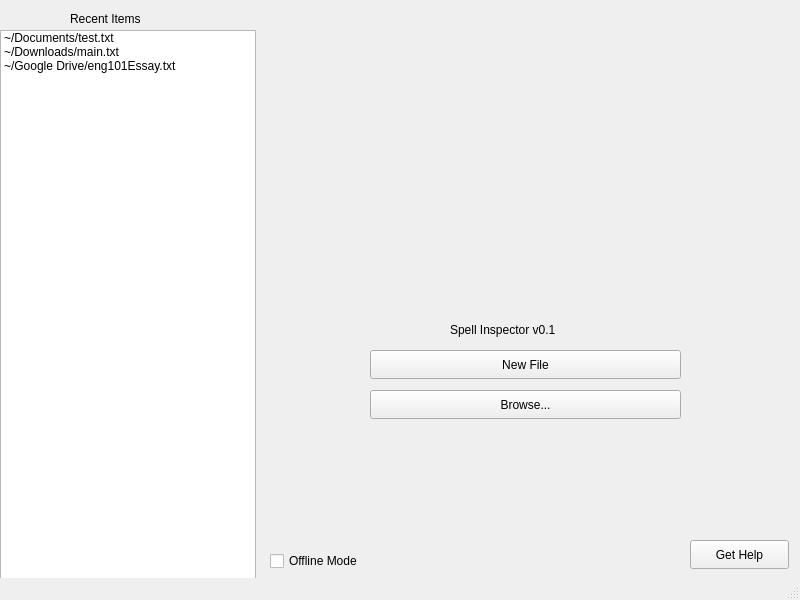
<?xml version="1.0" encoding="UTF-8"?>
<ui version="4.0">
 <class>MainWindow</class>
 <widget class="QMainWindow" name="MainWindow">
  <property name="geometry">
   <rect>
    <x>0</x>
    <y>0</y>
    <width>800</width>
    <height>600</height>
   </rect>
  </property>
  <property name="windowTitle">
   <string>Spell Inspector</string>
  </property>
  <property name="windowIcon">
   <iconset resource="Welcome.qrc">
    <normaloff>:/newPrefix/WhatsApp Image 2018-06-28 at 14.19.44.jpeg</normaloff>:/newPrefix/WhatsApp Image 2018-06-28 at 14.19.44.jpeg</iconset>
  </property>
  <widget class="QWidget" name="centralwidget">
   <widget class="QListWidget" name="listWidget">
    <property name="geometry">
     <rect>
      <x>0</x>
      <y>30</y>
      <width>256</width>
      <height>591</height>
     </rect>
    </property>
    <property name="maximumSize">
     <size>
      <width>16777215</width>
      <height>591</height>
     </size>
    </property>
    <item>
     <property name="text">
      <string>~/Documents/test.txt</string>
     </property>
    </item>
    <item>
     <property name="text">
      <string>~/Downloads/main.txt</string>
     </property>
    </item>
    <item>
     <property name="text">
      <string>~/Google Drive/eng101Essay.txt</string>
     </property>
    </item>
    <item>
     <property name="text">
      <string/>
     </property>
    </item>
   </widget>
   <widget class="QLabel" name="label">
    <property name="geometry">
     <rect>
      <x>70</x>
      <y>10</y>
      <width>251</width>
      <height>17</height>
     </rect>
    </property>
    <property name="text">
     <string>Recent Items</string>
    </property>
   </widget>
   <widget class="QLabel" name="label_2">
    <property name="geometry">
     <rect>
      <x>370</x>
      <y>0</y>
      <width>311</width>
      <height>311</height>
     </rect>
    </property>
    <property name="text">
     <string>&lt;html&gt;&lt;head/&gt;&lt;body&gt;&lt;p&gt;&lt;img src=&quot;:/newPrefix/WhatsApp Image 2018-06-28 at 14.19.44.jpeg&quot;/&gt;&lt;/p&gt;&lt;/body&gt;&lt;/html&gt;</string>
    </property>
   </widget>
   <widget class="QLabel" name="label_3">
    <property name="geometry">
     <rect>
      <x>450</x>
      <y>320</y>
      <width>331</width>
      <height>20</height>
     </rect>
    </property>
    <property name="text">
     <string>Spell Inspector v0.1</string>
    </property>
   </widget>
   <widget class="QPushButton" name="pushButton">
    <property name="geometry">
     <rect>
      <x>370</x>
      <y>350</y>
      <width>311</width>
      <height>29</height>
     </rect>
    </property>
    <property name="text">
     <string>New File</string>
    </property>
   </widget>
   <widget class="QPushButton" name="pushButton_2">
    <property name="geometry">
     <rect>
      <x>370</x>
      <y>390</y>
      <width>311</width>
      <height>29</height>
     </rect>
    </property>
    <property name="text">
     <string>Browse...</string>
    </property>
   </widget>
   <widget class="QCheckBox" name="checkBox">
    <property name="geometry">
     <rect>
      <x>270</x>
      <y>550</y>
      <width>141</width>
      <height>22</height>
     </rect>
    </property>
    <property name="text">
     <string>Offline Mode</string>
    </property>
   </widget>
   <widget class="QPushButton" name="pushButton_3">
    <property name="geometry">
     <rect>
      <x>690</x>
      <y>540</y>
      <width>99</width>
      <height>29</height>
     </rect>
    </property>
    <property name="text">
     <string>Get Help</string>
    </property>
   </widget>
  </widget>
  <widget class="QStatusBar" name="statusbar"/>
 </widget>
 <resources>
  <include location="Welcome.qrc"/>
 </resources>
 <connections/>
</ui>
